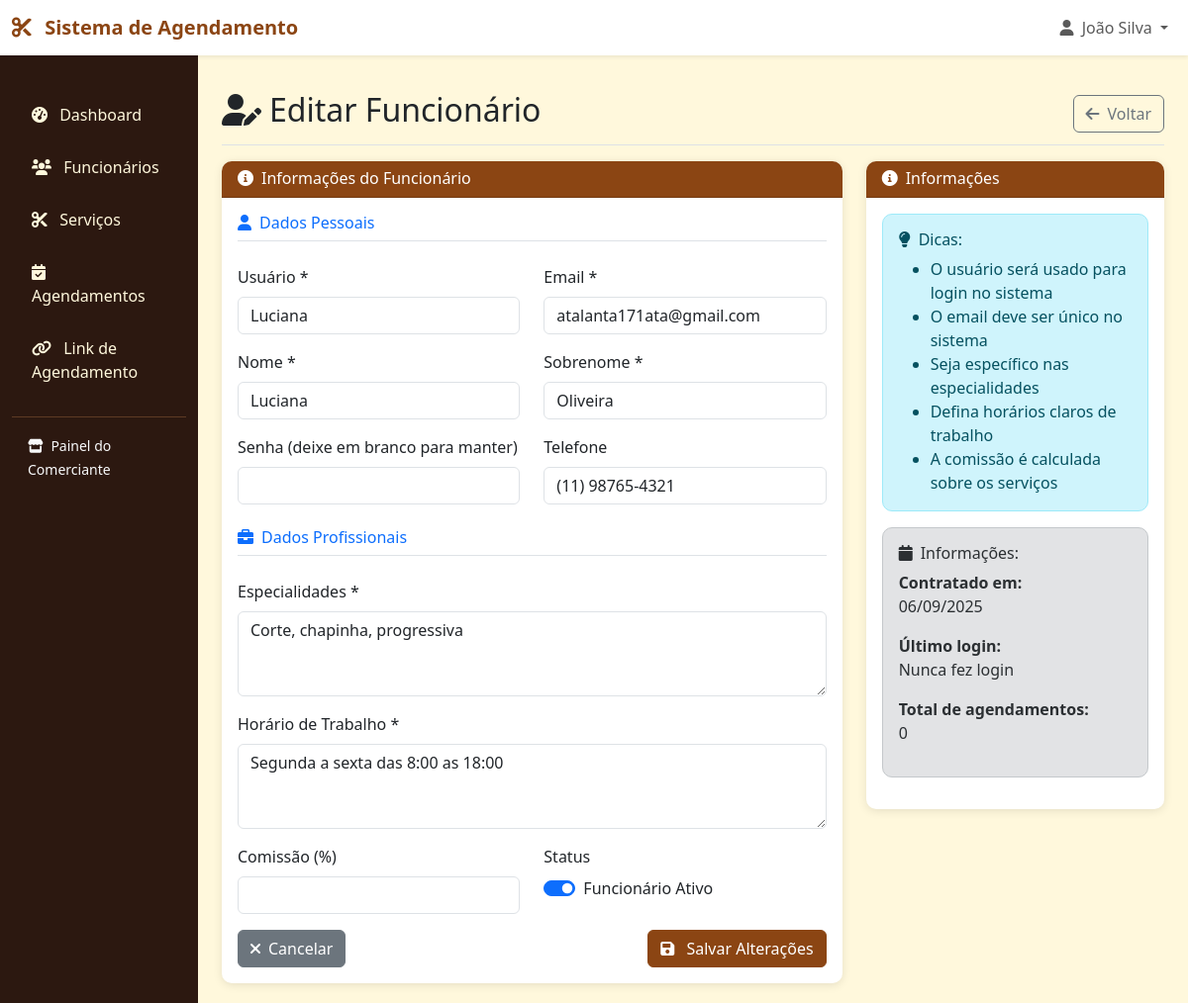
The page /comerciante/funcionarios/1/edit/ (signed in) on the database its author committed.
### accounts/models.py (models this page shows, shortened)
class User(AbstractUser):
    TIPO_USUARIO_CHOICES = [
        ('admin', 'Administrador'),
        ('comerciante', 'Comerciante'),
        ('funcionario', 'Funcionário'),
    ]
    tipo_usuario = models.CharField(
        max_length=20,
        choices=TIPO_USUARIO_CHOICES,
        default='comerciante',
        verbose_name='Tipo de Usuário'
    )
    telefone = models.CharField(
        max_length=20,
        blank=True,
        null=True,
        verbose_name='Telefone'
    )
    data_nascimento = models.DateField(
        blank=True,
        null=True,
        verbose_name='Data de Nascimento'
    )
    foto_perfil = models.ImageField(
        upload_to='perfil/',
        blank=True,
        null=True,
        verbose_name='Foto do Perfil'
    )
    ativo = models.BooleanField(
        default=True,
        verbose_name='Ativo'
    )
    data_criacao = models.DateTimeField(
        auto_now_add=True,
        verbose_name='Data de Criação'
    )
    data_atualizacao = models.DateTimeField(
        auto_now=True,
        verbose_name='Data de Atualização'
    )
    class Meta:
        verbose_name = 'Usuário'
        verbose_name_plural = 'Usuários'
        ordering = ['-data_criacao']
    def is_comerciante(self):
        return self.tipo_usuario == 'comerciante'

### agendamento/models.py (models this page shows, shortened)
class Funcionario(models.Model):
    user = models.OneToOneField(
        settings.AUTH_USER_MODEL,
        on_delete=models.CASCADE,
        verbose_name='Usuário'
    )
    comerciante = models.ForeignKey(
        Comerciante,
        on_delete=models.CASCADE,
        related_name='funcionarios',
        verbose_name='Comerciante'
    )
    especialidades = models.TextField(
        verbose_name='Especialidades',
        help_text='Ex: Corte masculino, Coloração, Escova progressiva'
    )
    horario_trabalho = models.TextField(
        verbose_name='Horário de Trabalho',
        help_text='Ex: Segunda a Sexta: 9h às 17h'
    )
    comissao_percentual = models.DecimalField(
        max_digits=5,
        decimal_places=2,
        validators=[MinValueValidator(Decimal('0')), MaxValueValidator(Decimal('100'))],
        default=Decimal('30'),
        verbose_name='Comissão (%)'
    )
    ativo = models.BooleanField(
        default=True,
        verbose_name='Ativo'
    )
    data_contratacao = models.DateField(
        auto_now_add=True,
        verbose_name='Data de Contratação'
    )
    class Meta:
        verbose_name = 'Funcionário'
        verbose_name_plural = 'Funcionários'
        ordering = ['user__first_name']

### comerciante_panel/views.py (the view, shortened to what this page needs)
# urls.py: path('funcionarios/<int:pk>/edit/', views.funcionario_edit, name='funcionario_edit'),
@login_required
@user_passes_test(is_comerciante)
def funcionario_edit(request, pk):
    comerciante = request.user.comerciante
    funcionario = get_object_or_404(Funcionario, pk=pk, comerciante=comerciante)
    return render(request, 'comerciante_panel/funcionario_form.html', {
        'title': 'Editar Funcionário',
        'action': 'edit',
        'funcionario': funcionario,
        'comerciante': comerciante
    })

### comerciante_panel/views.py (called while the page is built)
def is_comerciante(user):
    return user.is_authenticated and user.is_comerciante()

### templates/comerciante_panel/funcionario_form.html (shortened to what this page needs)
{% extends 'comerciante_panel/base_comerciante.html' %}
{% block content %}
<div class="d-flex justify-content-between flex-wrap flex-md-nowrap align-items-center pt-3 pb-2 mb-3 border-bottom">
    <h1 class="h2">
        <i class="fas fa-{% if action == 'create' %}user-plus{% else %}user-edit{% endif %} me-2"></i>{{ title }}
    </h1>
    <div class="btn-toolbar mb-2 mb-md-0">
        <a href="{% url 'comerciante_panel:funcionarios_list' %}" class="btn btn-outline-secondary">
            <i class="fas fa-arrow-left me-2"></i>Voltar
        </a>
    </div>
</div>
<div class="row">
    <div class="col-lg-8">
        <div class="card">
            <div class="card-header">
                <h6 class="m-0 font-weight-bold">
                    <i class="fas fa-info-circle me-2"></i>Informações do Funcionário
                </h6>
            </div>
            <div class="card-body">
                <form method="post">
                    <div class="row mb-3">
                        <div class="col-12">
                            <h6 class="text-primary border-bottom pb-2">
                                <i class="fas fa-user me-2"></i>Dados Pessoais
                            </h6>
                        </div>
                    </div>
                    <div class="row mb-3">
                        <div class="col-md-6">
                            <label for="username" class="form-label">Usuário *</label>
                            <input type="text" class="form-control" id="username" name="username"
                                   value="{% if funcionario %}{{ funcionario.user.username }}{% endif %}" required>
                        </div>
                        <div class="col-md-6">
                            <label for="email" class="form-label">Email *</label>
                            <input type="email" class="form-control" id="email" name="email"
                                   value="{% if funcionario %}{{ funcionario.user.email }}{% endif %}" required>
                        </div>
                    </div>
                    <div class="row mb-3">
                        <div class="col-md-6">
                            <label for="first_name" class="form-label">Nome *</label>
                            <input type="text" class="form-control" id="first_name" name="first_name"
                                   value="{% if funcionario %}{{ funcionario.user.first_name }}{% endif %}" required>
                        </div>
                        <div class="col-md-6">
                            <label for="last_name" class="form-label">Sobrenome *</label>
                            <input type="text" class="form-control" id="last_name" name="last_name"
                                   value="{% if funcionario %}{{ funcionario.user.last_name }}{% endif %}" required>
                        </div>
                    </div>
                    <div class="row mb-3">
                        <div class="col-md-6">
                            <label for="password" class="form-label">
                                Senha {% if action == 'edit' %}(deixe em branco para manter){% else %}*{% endif %}
                            </label>
                            <input type="password" class="form-control" id="password" name="password"
                                   {% if action == 'create' %}required{% endif %}>
                        </div>
                        <div class="col-md-6">
                            <label for="telefone" class="form-label">Telefone</label>
                            <input type="text" class="form-control" id="telefone" name="telefone"
                                   value="{% if funcionario %}{{ funcionario.user.telefone }}{% endif %}">
                        </div>
                    </div>
                    <div class="row mb-3 mt-4">
                        <div class="col-12">
                            <h6 class="text-primary border-bottom pb-2">
                                <i class="fas fa-briefcase me-2"></i>Dados Profissionais
                            </h6>
                        </div>
                    </div>
                    <div class="mb-3">
                        <label for="especialidades" class="form-label">Especialidades *</label>
                        <textarea class="form-control" id="especialidades" name="especialidades"
                                  rows="3" required placeholder="Ex: Corte masculino, Barba, Coloração">{% if funcionario %}{{ funcionario.especialidades }}{% endif %}</textarea>
                    </div>
                    <div class="mb-3">
                        <label for="horario_trabalho" class="form-label">Horário de Trabalho *</label>
                        <textarea class="form-control" id="horario_trabalho" name="horario_trabalho"
                                  rows="3" required placeholder="Ex: Segunda a Sexta: 8h às 18h, Sábado: 8h às 16h">{% if funcionario %}{{ funcionario.horario_trabalho }}{% endif %}</textarea>
                    </div>
                    <div class="row mb-3">
                        <div class="col-md-6">
                            <label for="comissao_percentual" class="form-label">Comissão (%)</label>
                            <input type="number" class="form-control" id="comissao_percentual" name="comissao_percentual"
                                   min="0" max="100" step="0.01"
                                   value="{% if funcionario %}{{ funcionario.comissao_percentual }}{% else %}30{% endif %}">
                        </div>
                        {% if action == 'edit' %}
                        <div class="col-md-6">
                            <label class="form-label">Status</label>
                            <div class="form-check form-switch">
                                <input class="form-check-input" type="checkbox" id="ativo" name="ativo"
                                       {% if funcionario.ativo %}checked{% endif %}>
                                <label class="form-check-label" for="ativo">
                                    Funcionário Ativo
                                </label>
                            </div>
                        </div>
                        {% endif %}
                    </div>
                    <div class="d-flex justify-content-between">
                        <a href="{% url 'comerciante_panel:funcionarios_list' %}" class="btn btn-secondary">
                            <i class="fas fa-times me-2"></i>Cancelar
                        </a>
                        <button type="submit" class="btn btn-primary">
                            <i class="fas fa-save me-2"></i>
                            {% if action == 'create' %}Criar Funcionário{% else %}Salvar Alterações{% endif %}
                        </button>
                    </div>
                </form>
            </div>
        </div>
    </div>
    <div class="col-lg-4">
        <div class="card">
            <div class="card-header">
                <h6 class="m-0 font-weight-bold">
                    <i class="fas fa-info-circle me-2"></i>Informações
                </h6>
            </div>
            <div class="card-body">
                <div class="alert alert-info">
                    <h6><i class="fas fa-lightbulb me-2"></i>Dicas:</h6>
                    <ul class="mb-0">
                        <li>O usuário será usado para login no sistema</li>
                        <li>O email deve ser único no sistema</li>
                        <li>Seja específico nas especialidades</li>
                        <li>Defina horários claros de trabalho</li>
                        <li>A comissão é calculada sobre os serviços</li>
                    </ul>
                </div>
                {% if action == 'edit' and funcionario %}
                <div class="alert alert-secondary">
                    <h6><i class="fas fa-calendar me-2"></i>Informações:</h6>
                    <p><strong>Contratado em:</strong><br>{{ funcionario.data_contratacao|date:"d/m/Y" }}</p>
                    <p><strong>Último login:</strong><br>
                        {% if funcionario.user.last_login %}
                            {{ funcionario.user.last_login|date:"d/m/Y H:i" }}
                        {% else %}
                            Nunca fez login
                        {% endif %}
                    </p>
                    <p><strong>Total de agendamentos:</strong><br>{{ funcionario.agendamentos.count }}</p>
                </div>
                {% endif %}
            </div>
        </div>
    </div>
</div>
{% endblock %}

### templates/base/base.html (shortened to what this page needs)
<!DOCTYPE html>
<html lang="pt-br">
<head>
    <link href="https://cdn.jsdelivr.net/npm/bootstrap@5.3.0/dist/css/bootstrap.min.css" rel="stylesheet">
    <link href="https://cdnjs.cloudflare.com/ajax/libs/font-awesome/6.0.0/css/all.min.css" rel="stylesheet">
</head>
<body>
    {% if user.is_authenticated %}
        <nav class="navbar navbar-expand-lg navbar-light bg-white shadow-sm">
            <div class="container-fluid">
                <a class="navbar-brand" href="#">
                    <i class="fas fa-cut me-2"></i>
                    Sistema de Agendamento
                </a>
                <div class="navbar-nav ms-auto">
                    <div class="nav-item dropdown">
                        <a class="nav-link dropdown-toggle" href="#" role="button" data-bs-toggle="dropdown">
                            <i class="fas fa-user me-1"></i>
                            {{ user.get_full_name|default:user.username }}
                        </a>
                    </div>
                </div>
            </div>
        </nav>
        <div class="container-fluid">
            <div class="row">
                {% block sidebar %}{% endblock %}
                <main class="col-md-9 ms-sm-auto col-lg-10 px-md-4 main-content">
                    {% block content %}{% endblock %}
                </main>
            </div>
        </div>
    {% else %}
        {% block login_content %}{% endblock %}
    {% endif %}
</body>
</html>

### templates/base/base.html (style rules this page uses)
:root { --primary-color: #8B4513; --secondary-color: #D2691E; --accent-color: #F4A460; --dark-color: #2C1810; --light-color: #FFF8DC; }
body { background-color: var(--light-color); font-family: 'Segoe UI', Tahoma, Geneva, Verdana, sans-serif; }
.navbar-brand { font-weight: bold; color: var(--primary-color) !important; }
.btn-primary { background-color: var(--primary-color); border-color: var(--primary-color); }
.main-content { padding: 20px; }
.card { border: none; box-shadow: 0 2px 10px rgba(0,0,0,0.1); border-radius: 10px; }
.card-header { background-color: var(--primary-color); color: white; border-radius: 10px 10px 0 0 !important; }
.alert { border-radius: 10px; }

### rows shown on the page
User: get_full_name "João Silva"
Funcionario: username "Luciana", email "atalanta171ata@gmail.com", first_name "Luciana", last_name "Oliveira", telefone "(11) 98765-4321", especialidades "Corte, chapinha, progressiva", horario_trabalho "Segunda a sexta das 8:00 as 18:00", ativo "☑", data_contratacao "06/09/2025", agendamentos.count "0"

### other values the page prints
{{ title }} "Editar Funcionário"
